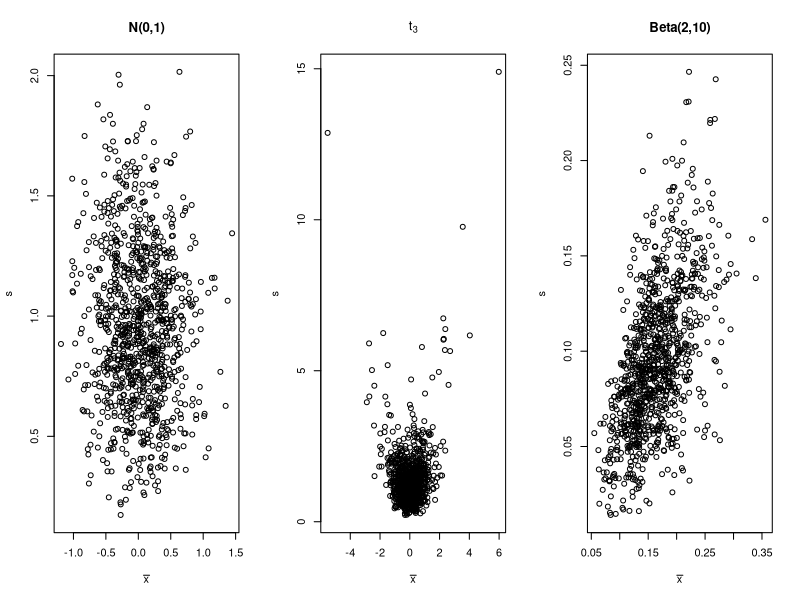

Source code (R):

## ----echo=F, fig.width=10, fig.height=3.5--------------------------------
par(mfrow=c(1,3))
muestras <- array(rnorm(5000,0,1),c(1000,5))
medias <- apply(muestras,1,mean)
desves <- apply(muestras,1,sd)
plot(medias, desves, xlab=expression(bar(x)), ylab="s", main="N(0,1)")
muestras <- array(rt(5000,3),c(1000,5))
medias <- apply(muestras,1,mean)
desves <- apply(muestras,1,sd)
plot(medias, desves, xlab=expression(bar(x)), ylab="s", main=expression(t[3]))
muestras <- array(rbeta(5000,2,10),c(1000,5))
medias <- apply(muestras,1,mean)
desves <- apply(muestras,1,sd)
plot(medias, desves, xlab=expression(bar(x)), ylab="s", main="Beta(2,10)")


